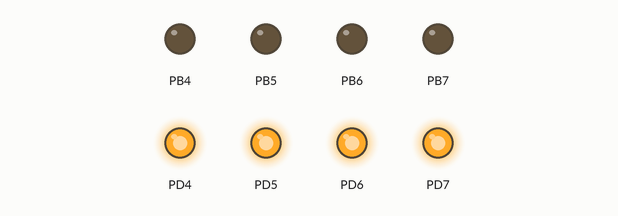
Bench run of a program on a simulated ATmega128, built with avr-gcc and emulated at 1 MHz. Parts: output pins drawn as LEDs (lit = HIGH).

Above: at 8.0 s.
At 24.0 s:
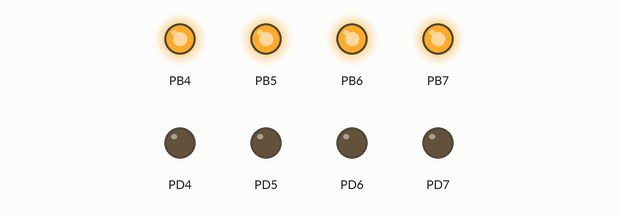
Timing chart, 0 to 36.8 s (numbered marks = the images above):
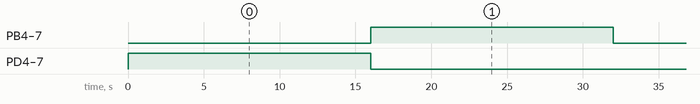

The program:

main.c
```c
#define F_CPU 1000000
#include <avr/io.h>
#include <avr/interrupt.h>
#include <util/delay.h>
void Timer0_init();
void init_interrupt_timer0_nor();
void init_interrupt_timer0_ctc();
void led_init();
void led_put(uint8_t led);
void timer_1();
void init_interrupt_timer1_nor();

uint8_t current_led_state=0x00;
unsigned int counter=0;


int main(void)
{
	led_init();
	//Timer0_init();
	timer_1();
    led_put(0xF0);
	while (1)
	{
	}
}
/*ISR(TIMER0_OVF_vect){

	TCNT0=131;
	counter+=1;
	if(counter==1000){
		counter=0;
		current_led_state=current_led_state^0x0F;
		//Toggle LED
		led_put(current_led_state);
	}
}*/

ISR(TIMER1_OVF_vect){

	TCNT1H=0x0B;
	TCNT1L=0xDC;
	counter+=1;
	if(counter==1){
		counter=0;
		current_led_state=current_led_state^0x0F;
		//Toggle LED
		led_put(current_led_state);
	}
}


//dem 1 giay
/*void Timer0_init()
{
	const uint16_t mode_nor=(0<<WGM00)|(0<<WGM01);
	const uint16_t mode_pwm=(0<<WGM00)|(1<<WGM01);
	const uint16_t mode_ctc=(1<<WGM00)|(0<<WGM01);
	const uint16_t mode_fpwm=(1<<WGM00)|(1<<WGM01);

	const uint16_t pres_0=(0<<CS02)|(0<<CS01)|(0<<CS00);
	const uint16_t pres_1=(0<<CS02)|(0<<CS01)|(1<<CS00);
	const uint16_t pres_8=(0<<CS02)|(1<<CS01)|(0<<CS00);
	const uint16_t pres_32=(0<<CS02)|(1<<CS01)|(1<<CS00);
	const uint16_t pres_64=(1<<CS02)|(0<<CS01)|(0<<CS00);
	const uint16_t pres_128=(1<<CS02)|(0<<CS01)|(1<<CS00);
	const uint16_t pres_256=(1<<CS02)|(1<<CS01)|(0<<CS00);
	const uint16_t pres_1024=(1<<CS02)|(1<<CS01)|(1<<CS00);
	//set mode for timer 0


	TCCR0|=(0<<FOC0)|(0<<COM01)|(0<<COM00)|pres_128|mode_nor;

	TCNT0=131;
	// set interrupt
	init_interrupt_timer0_nor();


}*/

void timer_1()
{
	const uint8_t mode_nor=(0<<WGM11)|(0<<WGM10);
	const uint8_t pres_256=(1<<CS12)|(0<<CS11)|(0<<CS10);

	TCCR1A|= (0<<COM1A1) | (0<<COM1A0) | (0<<COM1B1) | (0<<COM1B0) |(0<<COM1C1) | (0<<COM1C0) | mode_nor;
	TCCR1B|= (0<<ICNC1) | (0<<ICES1) | (0<<0) | ( 0<<WGM13) | (0<<WGM12) |pres_256;

	TCCR1C =0x00;

	TCNT1H=0x0B;
	TCNT1L=0xDC;


	init_interrupt_timer1_nor();
}

void init_interrupt_timer1_nor()
{
	TIMSK|=1<<TOIE1;
	sei();
}


/*void init_interrupt_timer0_nor(){
	TIMSK=0x01;
	sei();
}*/

void led_init(){
	DDRB=0xF0;
	DDRD=0xF0;
}

void led_put(uint8_t led){
	PORTB=led << 4;
	PORTD=led;
}
```

Measured:
- by itself, PB4–7: alternates HIGH for 16.0 s and LOW for 16.0 s
- by itself, PD4–7: LOW → HIGH at 0.00 s, → LOW 16.0 s later
